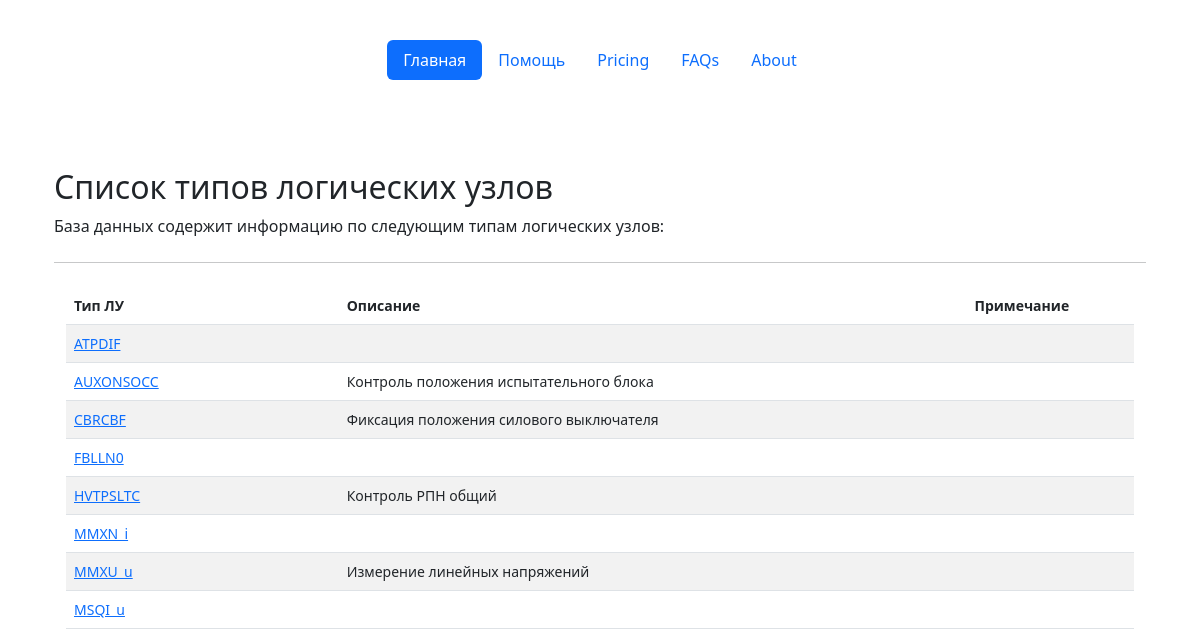
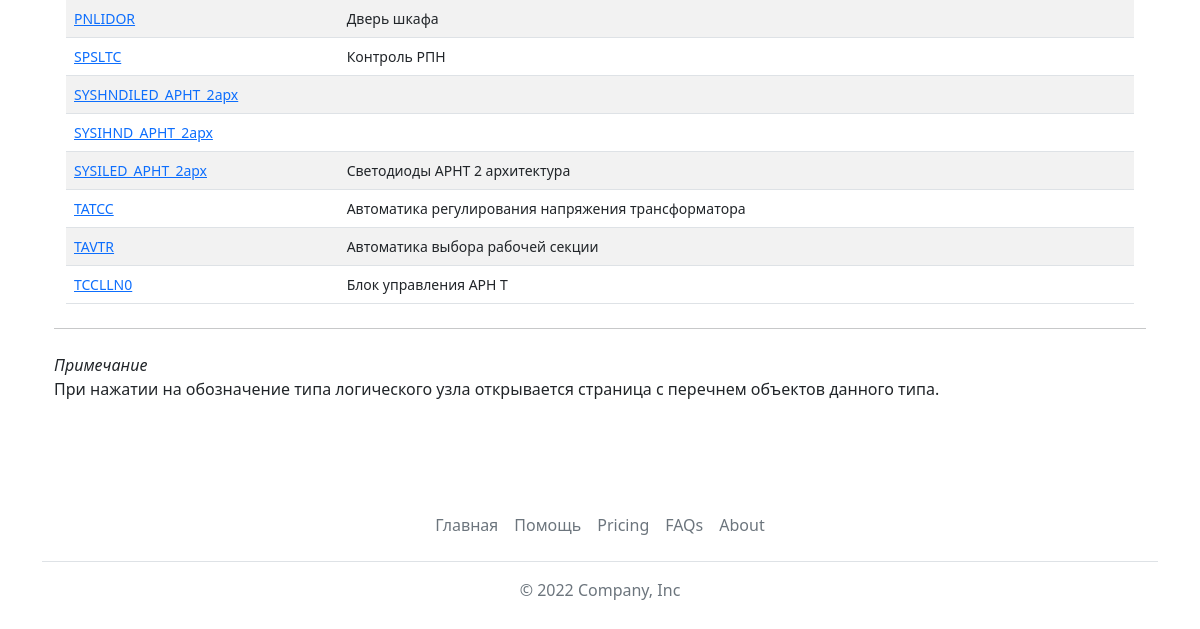
The app's page /lntypes/, older data (2 pictures, top to bottom).
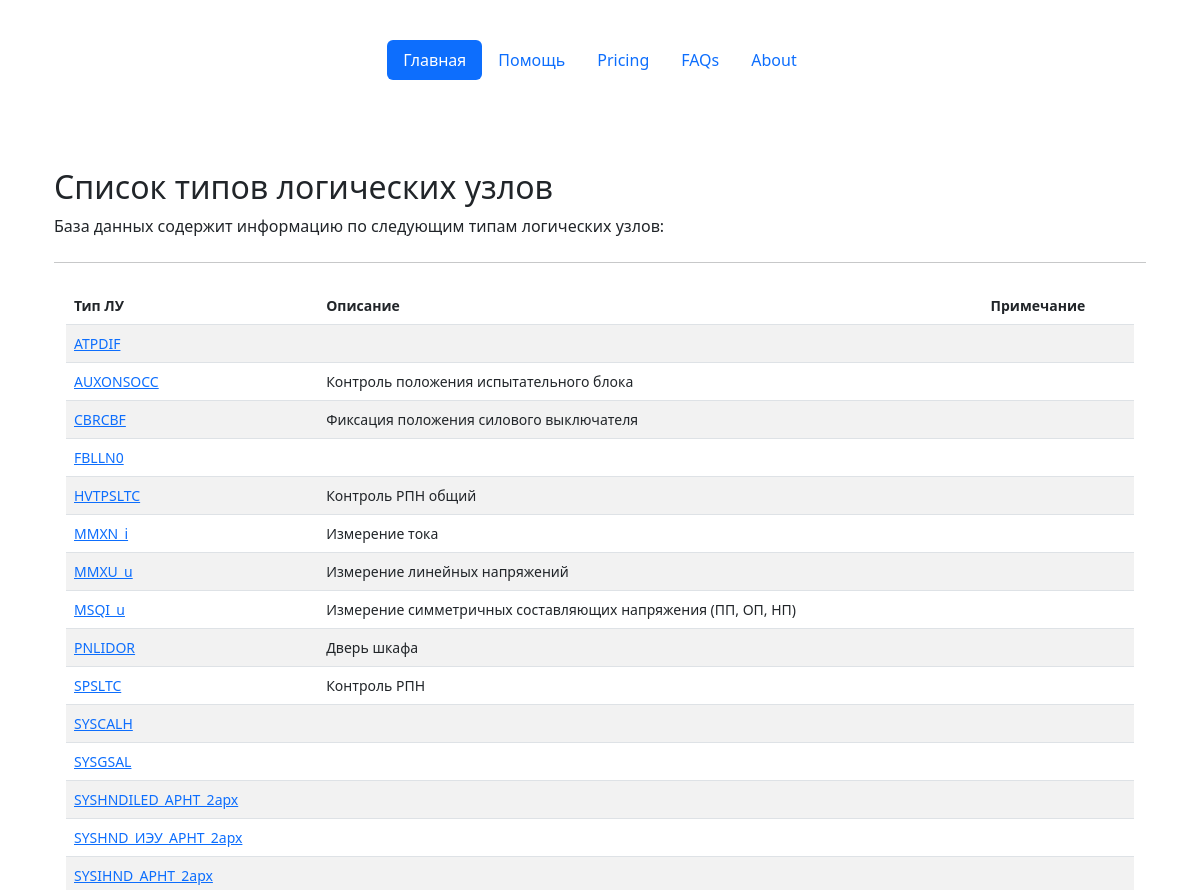
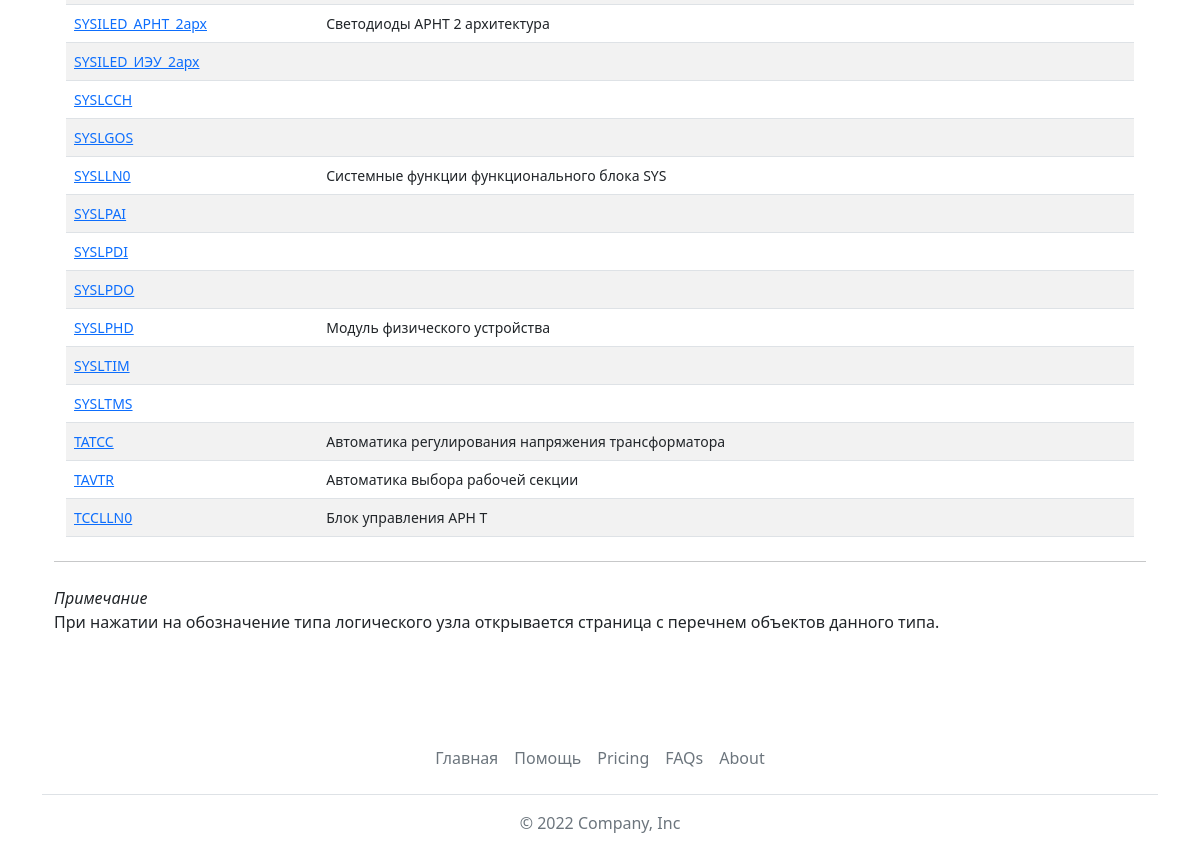
The same page, newer data (2 pictures, top to bottom).
### base_types/models.py (models this page shows, shortened)
class LogicNodesTypes(models.Model):
    id = models.AutoField(primary_key=True)
    name = models.CharField(max_length=64, verbose_name='Имя типа ЛУ', unique=True)
    description = models.TextField(max_length=1024, blank=True, verbose_name='Описание')
    explanation = models.TextField(max_length=2048, blank=True, verbose_name='Пояснение')
    class Meta:
        verbose_name = 'Тип логического узла'
        verbose_name_plural = 'Типы логических узлов'
        ordering = ['name']

### base_types/views.py (the view)
# urls.py: path('lntypes/', views.lntypes),
def lntypes(request):
    lntypes = LogicNodesTypes.objects.all()
    return render(request, 'base_types/lntypes.html', {'lntypes':lntypes})

### templates/base_types/lntypes.html
{% extends 'base.html' %}
{% block content %}
<main class="container py-5">
    {% if lntypes %}
    <h2 class="mt-4">Список типов логических узлов</h2>
    <p>База данных содержит информацию по следующим типам логических узлов:</p>
    <hr class="my-4">
    <div class="container small">
    <table class="table table-striped">
                <thead>
                    <tr>
                      <th scope="col">Тип ЛУ</th>
                      <th scope="col">Описание</th>
                      <th scope="col">Примечание</th>
                    </tr>
                </thead>
                <tbody>
                    {% for item in lntypes %}
                    <tr>
                        <td><a href="show/?name={{item.name}}&type=ln">{{item.name}}</a></td>
                        <td>{{item.description}}</td>
                        <td></td>
                    </tr>
                {% endfor %}
                </tbody>
            </table>
    </div>
    <hr class="my-4">
    <p><em>Примечание</em><br>При нажатии на обозначение типа логического узла открывается страница с перечнем объектов данного типа.</p>
    {% else %}
    <h2 class="mt-4">В базе данных нет типов логических узлов :(</h2>
    {% endif %}
</main>
{% endblock %}

Row changes from the older to the newer data that the page shows:
changed LogicNodesTypes "MMXN_i": description (not shown) → "Измерение тока"
changed LogicNodesTypes "MSQI_u": description (not shown) → "Измерение симметричных составляющих напряжения (ПП, ОП, НП)"
added LogicNodesTypes: name "SYSCALH"
added LogicNodesTypes: name "SYSGSAL"
added LogicNodesTypes: name "SYSHND_ИЭУ_АРНТ_2арх"
added LogicNodesTypes: name "SYSILED_ИЭУ_2арх"
added LogicNodesTypes: name "SYSLCCH"
added LogicNodesTypes: name "SYSLGOS"
added LogicNodesTypes: name "SYSLLN0", description "Системные функции функционального блока SYS"
added LogicNodesTypes: name "SYSLPAI"
added LogicNodesTypes: name "SYSLPDI"
added LogicNodesTypes: name "SYSLPDO"
added LogicNodesTypes: name "SYSLPHD", description "Модуль физического устройства"
added LogicNodesTypes: name "SYSLTIM"
added LogicNodesTypes: name "SYSLTMS"
